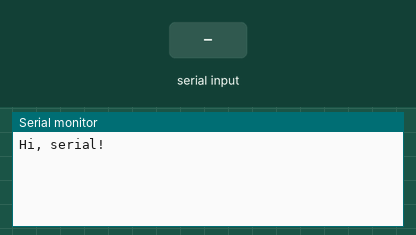
Simulated run of this sketch. Board: Arduino Uno, built with avr-gcc and run on an emulated ATmega328P. On the bench: the last lines printed to the serial monitor. The inputs (shaded band) are chosen by the test bench.

Above: at 1.2 s.
1.3 s: "1" received over the second serial link
At 2.0 s:
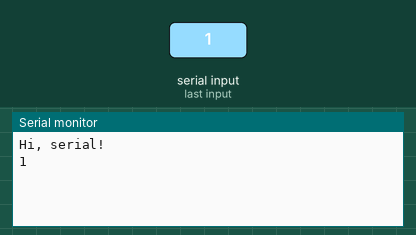
2.8 s: "0" received over the second serial link
At 3.1 s:
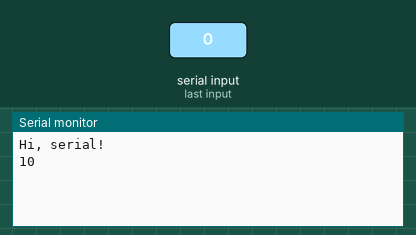

The sketch:

10_1.ino
```cpp
#include <SoftwareSerial.h>

SoftwareSerial mySerial(10, 11);    // RX, TX

void setup() {
  Serial.begin(9600);
  Serial.println("Hi, serial!");

  mySerial.begin(9600);
  mySerial.println("Hello, world?");

}

void loop() {
  if (mySerial.available()) {
    Serial.write(mySerial.read());
  }
  if (Serial.available()) {
    mySerial.write(Serial.read());
  }

}
```

Measured:
- after the input at 1.3 s, the serial monitor: prints a new line at once (image 1)
- after the input at 2.8 s, the serial monitor: prints a new line at once (image 2)
